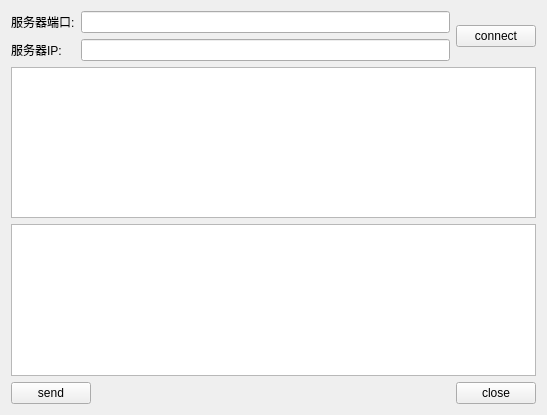
<?xml version="1.0" encoding="UTF-8"?>
<ui version="4.0">
 <class>ClientWidget</class>
 <widget class="QWidget" name="ClientWidget">
  <property name="geometry">
   <rect>
    <x>0</x>
    <y>0</y>
    <width>547</width>
    <height>415</height>
   </rect>
  </property>
  <property name="windowTitle">
   <string>Form</string>
  </property>
  <layout class="QGridLayout" name="gridLayout">
   <item row="0" column="0">
    <widget class="QLabel" name="label">
     <property name="text">
      <string>服务器端口:</string>
     </property>
    </widget>
   </item>
   <item row="0" column="1" colspan="2">
    <widget class="QLineEdit" name="serverport"/>
   </item>
   <item row="1" column="0">
    <widget class="QLabel" name="label_2">
     <property name="text">
      <string>服务器IP:</string>
     </property>
    </widget>
   </item>
   <item row="1" column="1" colspan="2">
    <widget class="QLineEdit" name="serverIP"/>
   </item>
   <item row="2" column="0" colspan="4">
    <widget class="QTextEdit" name="ReadEdit"/>
   </item>
   <item row="3" column="0" colspan="4">
    <widget class="QTextEdit" name="WriteEdit"/>
   </item>
   <item row="4" column="0" colspan="2">
    <widget class="QPushButton" name="sendButton">
     <property name="text">
      <string>send</string>
     </property>
    </widget>
   </item>
   <item row="4" column="2">
    <spacer name="horizontalSpacer">
     <property name="orientation">
      <enum>Qt::Horizontal</enum>
     </property>
     <property name="sizeHint" stdset="0">
      <size>
       <width>364</width>
       <height>20</height>
      </size>
     </property>
    </spacer>
   </item>
   <item row="4" column="3">
    <widget class="QPushButton" name="closeButton">
     <property name="text">
      <string>close</string>
     </property>
    </widget>
   </item>
   <item row="0" column="3" rowspan="2">
    <widget class="QPushButton" name="connectButton">
     <property name="text">
      <string>connect</string>
     </property>
    </widget>
   </item>
  </layout>
 </widget>
 <resources/>
 <connections/>
</ui>
